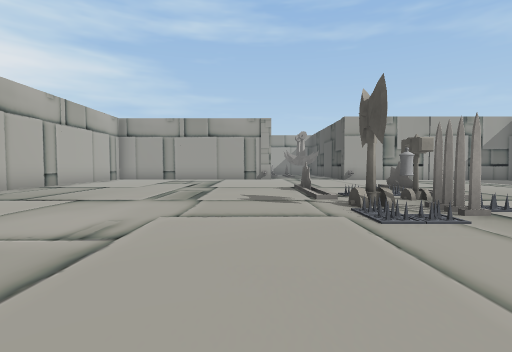
[1] (above)

18 first-person views from a walk through a Unity game level. The camera is 1.3 m above the floor, tilts 2° down and sees 85° across. The floor is counted in squares, 2 m on a side. Each view is taken from the middle of a square. On the plan, view 1 faces up. The plan holds only what a view shows up to about 9 squares ahead; the rest is blank. The place goes on beyond the plan. The player is left out.

[2]
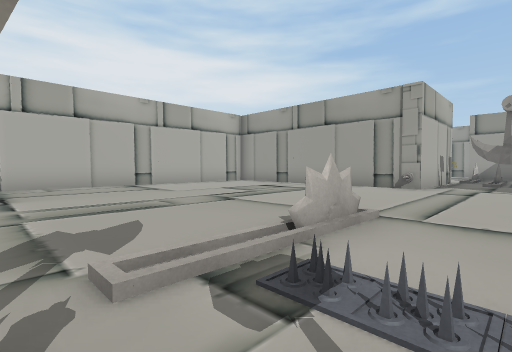

[3]
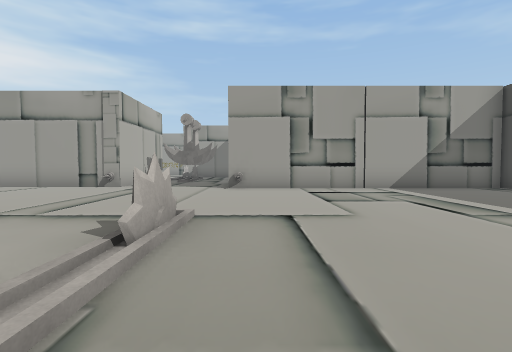

[4]
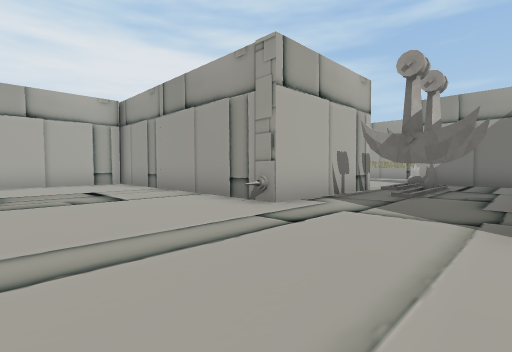

[5]
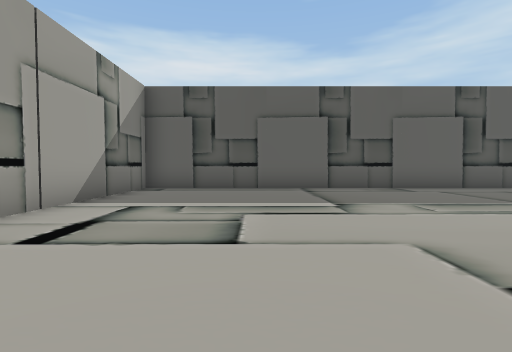

[6]
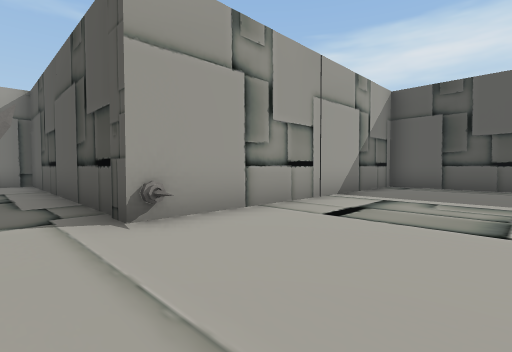

[7]
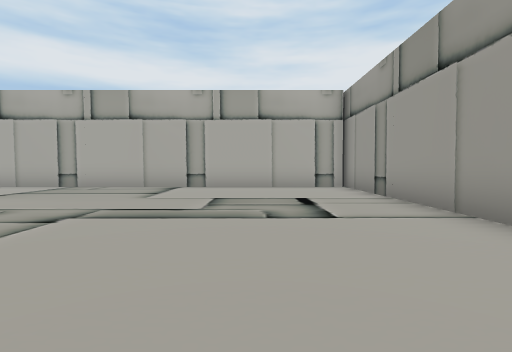

[8]
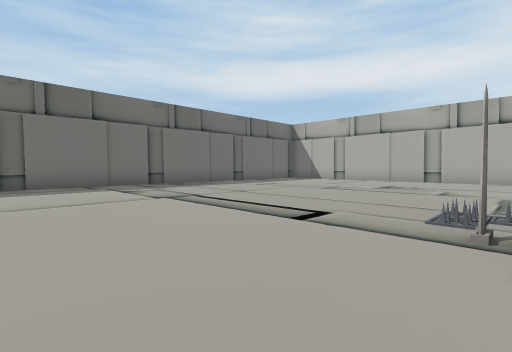

[9]
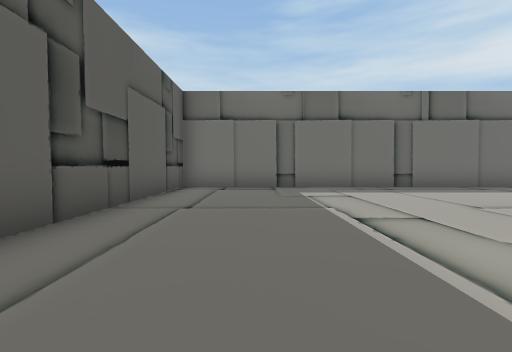

[10]
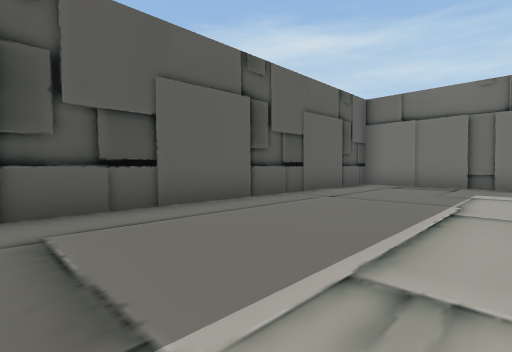

[11]
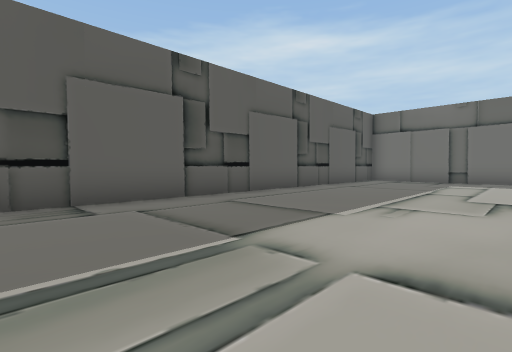

[12]
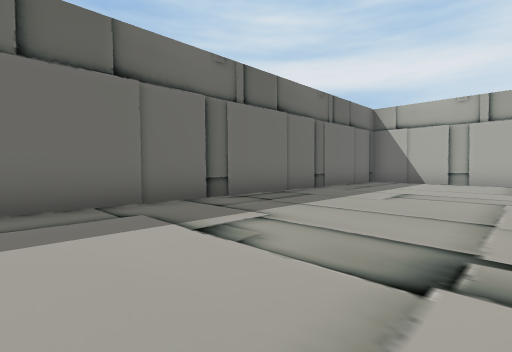

[13]
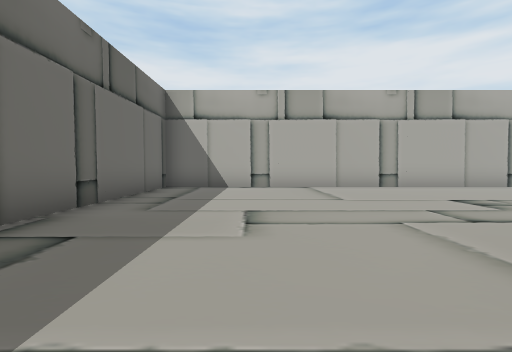

[14]
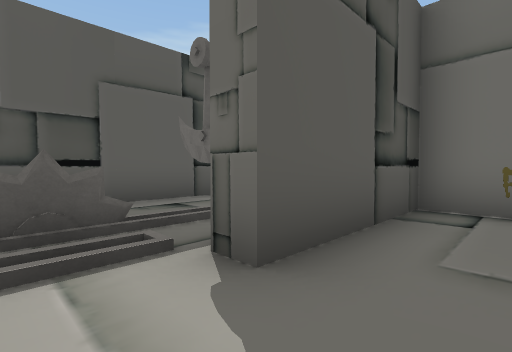

[15]
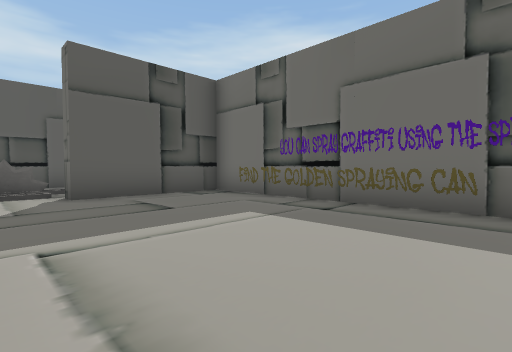

[16]
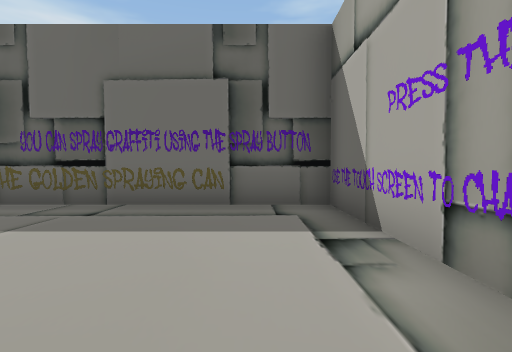

[17]
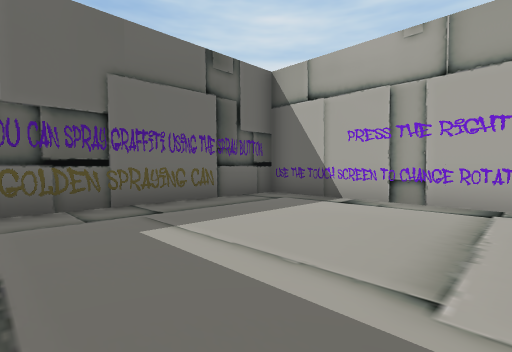

[18]
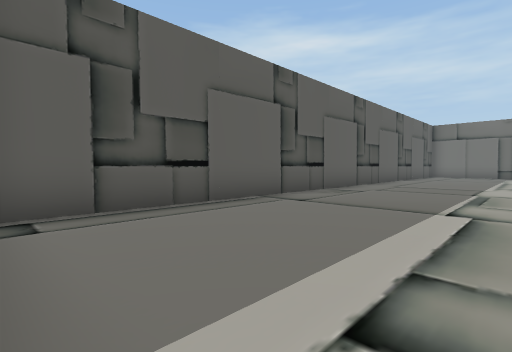

### Floor plan
Points are (right, up) in squares from view 1. A wall is a line through its corners. A room is listed if a view was taken in it or the views show most of it. See-through windows are left out.
Room 1 (views 1, 2, 3, 4, 5, 6, 7, 8, 9, 10, 11, 12, 13, 18)
walls: (-0.4, 13.8) (-7, 13.8); (0.8, 17.7) (0.8, 14.4); (-6.7, 13.8) (-6.7, -5.8) (12.3, -5.8) (12.3, 13.3) (4.2, 13.3) (4.2, 19.5)
ways out: opening at (0, 18.5) to room 2; gap at (3, 17)
objects: trap (0, 14); other object (1, 8); trap (2, 3); trap (2, 4); other object (2, 5); trap (2, 6); other object (2, 15) to (3, 15); other object (2, 17); other object (2, 18) to (2, 19); trap (3, 4); other object (3, 6); trap (3, 7); trap (4, 4); trap (4, 6); other object (4, 7) to (4, 8); trap (4, 13)
Room 2 (views 14, 15, 16, 17)
walls: (-7.3, 18.9) (-7.3, 14.3) (-0.5, 14.3); (0.2, 14.5) (0.2, 17.7) (0.8, 17.7)
ways out: opening at (0, 18.5) to room 1

Where each view was taken, in squares from view 1:
view 1: 0 up, 0 right, facing up
view 2: 5 up, 3 right, facing up-left
view 3: 5 up, 5 right, facing up
view 4: 10 up, 4 right, facing up-left
view 5: 10 up, 4 right, facing right
view 6: 10 up, 3 right, facing up-right
view 7: 11 up, 2 right, facing left
view 8: 4 up, 6 right, facing down-left
view 9: 3 up, 10 right, facing down
view 10: 4 up, 8 right, facing down-right
view 11: 7 up, 7 right, facing down-right
view 12: 1 down, 5 right, facing down-left
view 13: 3 down, 2 right, facing left
view 14: 19 up, 1 left, facing down-right
view 15: 19 up, 6 left, facing down-right
view 16: 19 up, 6 left, facing down
view 17: 19 up, 2 left, facing down-left
view 18: 13 up, 8 right, facing down-right
